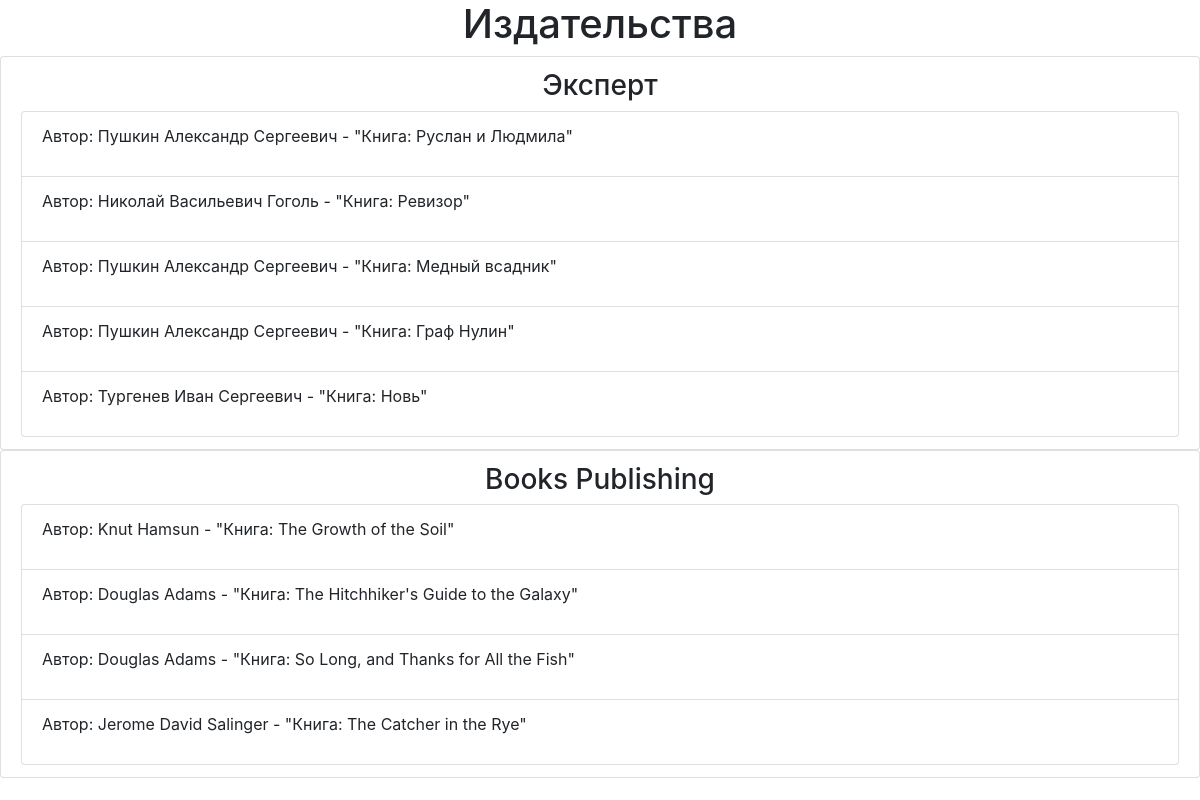
/publishinghouses/, run on the app's committed database.
### p_library/models.py (models this page shows, shortened)
class PublishingHouse(models.Model):
    name = models.TextField(verbose_name=_("Издательство"))
    country = models.CharField(null='-', max_length=2, verbose_name=_("Страна"))
    city = models.TextField(null='-', verbose_name=_("Город"))
    class Meta:
        verbose_name = 'Издательство'
        verbose_name_plural = 'Издательства'

class Book(models.Model):
    ISBN = models.CharField(max_length=13,
                            verbose_name=_("Международный стандартный "
                                           "книжный номер"))
    title = models.TextField(verbose_name=_("Название"))
    description = models.TextField(verbose_name=_("Аннотация"))
    year_release = models.SmallIntegerField(verbose_name=_("Год издания"))
    copy_count = models.SmallIntegerField(verbose_name=_("Число копий"))
    price = models.DecimalField(max_digits=12, decimal_places=2,
                                verbose_name=_("Цена"))
    author = models.ForeignKey("p_library.Author", on_delete=models.CASCADE,
                               verbose_name=_("Автор"),
                               related_name="book_author")
    pub_house = models.ForeignKey(PublishingHouse, on_delete=models.SET_NULL, null=True, blank=True, related_name='books')
    friends = models.ManyToManyField(Friend, through='WhenTook')
    class Meta:
        verbose_name = 'Книга'
        verbose_name_plural = 'Книги'

class Author(models.Model):
    full_name = models.TextField(verbose_name=_("Имя автора"))
    birth_year = models.SmallIntegerField(verbose_name=_("Год рожения"))
    country = models.CharField(max_length=2, verbose_name=_("Страна"))
    class Meta:
        verbose_name = 'Автор'
        verbose_name_plural = 'Авторы'

### p_library/views.py (the view)
# urls.py: path('publishinghouses/', views.publishinghouses),
def publishinghouses(request):
    template = loader.get_template('publishinghouses.html')
    books = Book.objects.all()
    publishinghouses = PublishingHouse.objects.all()
    data = {
        "title": "Издательства",
        "books": books,
        "publishinghouses": publishinghouses,
    }
    return HttpResponse(template.render(data))

### p_library/templates/publishinghouses.html (shortened to what this page needs)
<!DOCTYPE html>
<html lang="en">
<head>
    {% load static %}
    <link rel="stylesheet" href="{% static "bootstrap.min.css" %}">
</head>
<body>
    <h1 class="d-flex justify-content-center">{{ title }}</h1>
    {% for pub_house in publishinghouses %}
        <ul class="list-group">
            <li class="list-group-item">
                <h3 class="d-flex justify-content-center">{{ pub_house.name }}</h3>
                <ul class="list-group">
                    {% for book in pub_house.books.all %}
                        <li class="list-group-item">
                            <p>Автор: {{ book.author.full_name }} - "Книга: {{ book.title }}"</p>
                        </li>
                    {% endfor %}
                </ul>
            </li>
        </ul>
    {% endfor %}
</body>
</html>

### data on the page
PublishingHouse: name "Эксперт"
Book: author.full_name "Пушкин Александр Сергеевич", title "Руслан и Людмила"
Book: author.full_name "Николай Васильевич Гоголь", title "Ревизор"
Book: author.full_name "Пушкин Александр Сергеевич", title "Медный всадник"
Book: author.full_name "Пушкин Александр Сергеевич", title "Граф Нулин"
Book: author.full_name "Тургенев Иван Сергеевич", title "Новь"
PublishingHouse: name "Books Publishing"
Book: author.full_name "Knut Hamsun", title "The Growth of the Soil"
Book: author.full_name "Douglas Adams", title "The Hitchhiker's Guide to the Galaxy"
Book: author.full_name "Douglas Adams", title "So Long, and Thanks for All the Fish"
Book: author.full_name "Jerome David Salinger", title "The Catcher in the Rye"

### other printed values
{{ title }} "Издательства"
